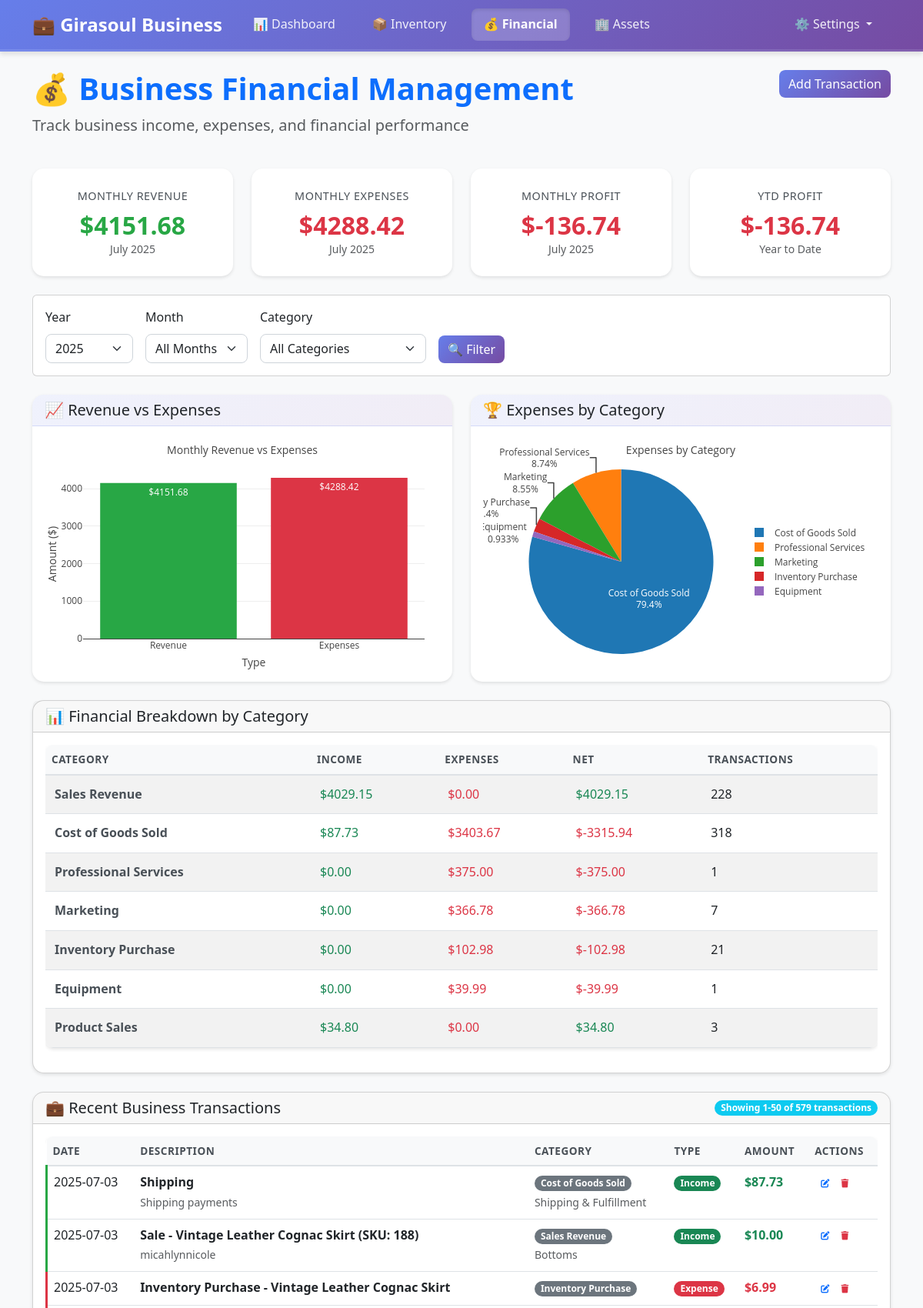
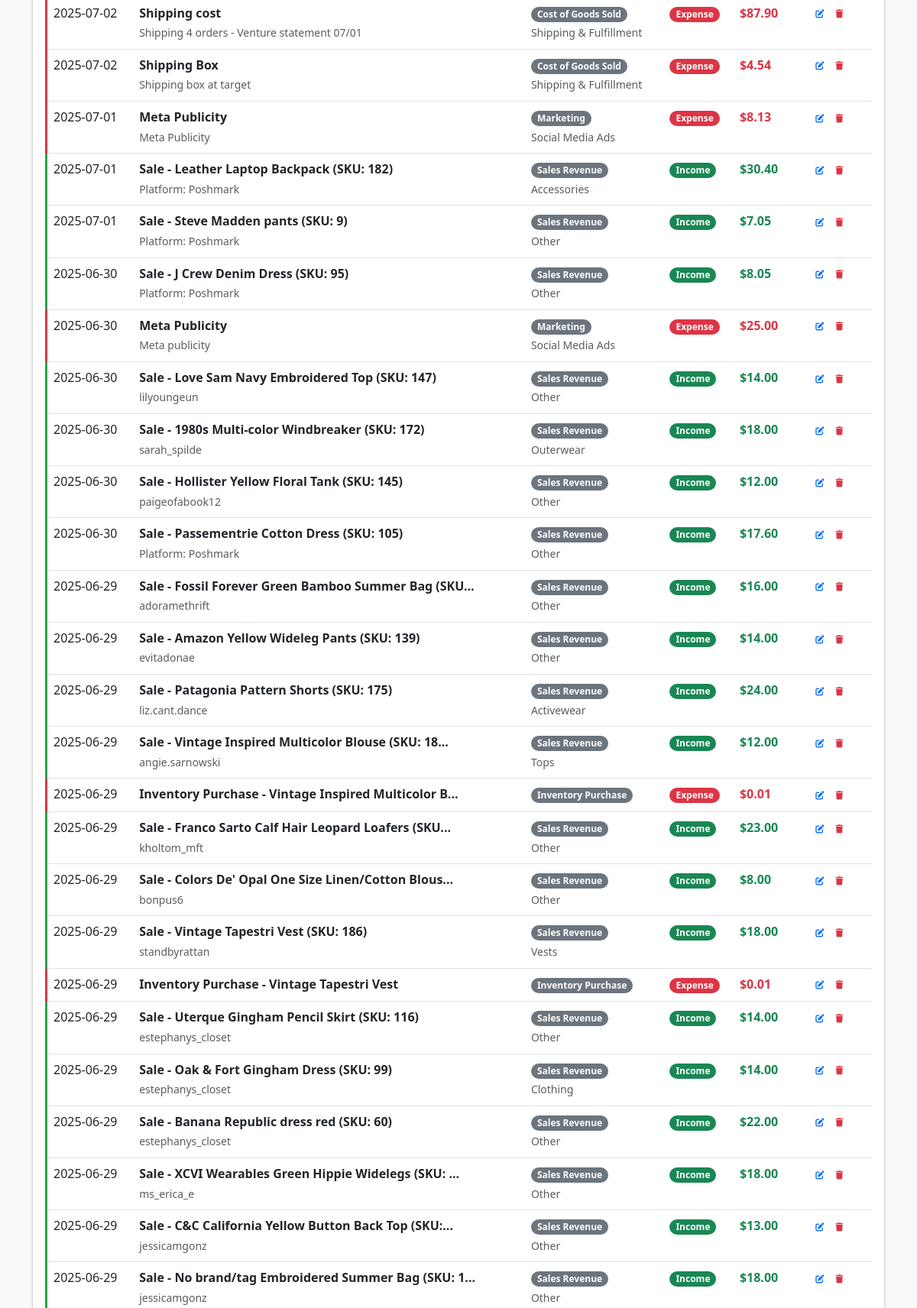
Page /financial/financial (upper part) on the committed database (2 pictures, top to bottom).
### models.py (models this page shows, shortened)
class BusinessTransaction(db.Model):
    __tablename__ = 'business_transactions'
    id = db.Column(db.Integer, primary_key=True)
    date = db.Column(db.Date, nullable=False, index=True)
    description = db.Column(db.String(200), nullable=False)
    amount = db.Column(db.Numeric(10, 2), nullable=False)
    category = db.Column(db.String(50), nullable=False, index=True)
    sub_category = db.Column(db.String(50))
    transaction_type = db.Column(db.String(10), nullable=False, index=True)  # 'income' or 'expense'
    account_name = db.Column(db.String(100), nullable=False)
    vendor = db.Column(db.String(100))
    invoice_number = db.Column(db.String(50))
    notes = db.Column(db.Text)

### blueprints/views/financial.py (the view)
@financial_bp.route('/financial')
def financial():
    print("💰 Loading enhanced business financial page...")
    try:
        year_param = request.args.get('year', datetime.now().year)
        if year_param == 'all':
            year = 'all'
        else:
            year = int(year_param)
        month = request.args.get('month', 'all')
        category = request.args.get('category', 'all')
        page = request.args.get('page', 1, type=int)
        available_years = get_available_years()
        if not available_years:
            available_years = [year - 1, year, year + 1]
        available_months = get_available_months()
        available_categories = get_available_categories()
        financial_summary = calculate_financial_summary(year, month, category)
        per_page = 50
        business_transactions, pagination_info = get_filtered_transactions_paginated(year, month, category, page, per_page)
        category_breakdown = get_category_breakdown(year, month, category)
        if year == 'all':
            current_month_name = datetime(datetime.now().year, int(month) if month != 'all' else datetime.now().month, 1).strftime('%B')
            current_year = 'All Years'
        else:
            current_month_name = datetime(year, int(month) if month != 'all' else datetime.now().month, 1).strftime('%B')
            current_year = year
        return render_template('financial.html',
                             financial_summary=financial_summary,
                             business_transactions=business_transactions,
                             category_breakdown=category_breakdown,
                             available_years=available_years,
                             available_months=available_months,
                             available_categories=available_categories,
                             selected_year=year,  # This will be 'all' or integer
                             selected_month=month,
                             selected_category=category,
                             current_year=current_year,
                             current_month_name=current_month_name,
                             pagination=pagination_info)
    except Exception as e:
        print(f"❌ Error loading financial page: {e}")
        import traceback
        traceback.print_exc()
        return render_template('financial.html',
                             financial_summary={},
                             business_transactions=[],
                             category_breakdown=[],
                             available_years=['all', datetime.now().year],
                             available_months=get_available_months(),
                             available_categories=[],
                             selected_year=year if 'year' in locals() else datetime.now().year,
                             selected_month=month if 'month' in locals() else 'all',
                             selected_category=category if 'category' in locals() else 'all',
                             current_year=datetime.now().year,
                             current_month_name=datetime.now().strftime('%B'),
                             pagination=None,
                             error=str(e))

### templates/financial.html (shortened to what this page needs)
{% extends "base.html" %}
{% block extra_css %}
<link href="{{ url_for('static', filename='css/financial.css') }}" rel="stylesheet">
{% endblock %}
{% block content %}
<div class="row mb-4">
    <div class="col-md-8">
        <h1 class="display-6 fw-bold text-primary">💰 Business Financial Management</h1>
        <p class="lead text-muted">Track business income, expenses, and financial performance</p>
    </div>
    <div class="col-md-4 text-end">
        <button class="btn btn-primary" onclick="showAddExpenseModal()">
            Add Transaction
        </button>
    </div>
</div>
<div class="row mb-4">
    <div class="col-md-3">
        <div class="card metric-card business-card">
            <div class="metric-label">Monthly Revenue</div>
            <div class="metric-value positive">
                ${{ "%.2f"|format(financial_summary.monthly_revenue if financial_summary else 0) }}
            </div>
            <small class="text-muted">{{ current_month_name }} {{ current_year }}</small>
        </div>
    </div>
    <div class="col-md-3">
        <div class="card metric-card">
            <div class="metric-label">Monthly Expenses</div>
            <div class="metric-value negative">
                ${{ "%.2f"|format(financial_summary.monthly_expenses if financial_summary else 0) }}
            </div>
            <small class="text-muted">{{ current_month_name }} {{ current_year }}</small>
        </div>
    </div>
    <div class="col-md-3">
        <div class="card metric-card">
            <div class="metric-label">Monthly Profit</div>
            <div class="metric-value {{ 'positive' if financial_summary and financial_summary.monthly_profit > 0 else 'negative' }}">
                ${{ "%.2f"|format(financial_summary.monthly_profit if financial_summary else 0) }}
            </div>
            <small class="text-muted">{{ current_month_name }} {{ current_year }}</small>
        </div>
    </div>
    <div class="col-md-3">
        <div class="card metric-card">
            <div class="metric-label">YTD Profit</div>
            <div class="metric-value {{ 'positive' if financial_summary and financial_summary.ytd_profit > 0 else 'negative' }}">
                ${{ "%.2f"|format(financial_summary.ytd_profit if financial_summary else 0) }}
            </div>
            <small class="text-muted">Year to Date</small>
        </div>
    </div>
</div>
<div class="row mb-4">
    <div class="col-12">
        <div class="card filter-controls">
            <div class="card-body">
                <form method="GET" class="row g-3 align-items-end">
                    <div class="col-auto">
                        <label for="yearSelect" class="form-label">Year</label>
                        <select class="form-select" id="yearSelect" name="year">
                            {% for year_option in available_years %}
                            <option value="{{ year_option }}" {{ 'selected' if year_option == selected_year else '' }}>
                                {% if year_option == 'all' %}All Years{% else %}{{ year_option }}{% endif %}
                            </option>
                            {% endfor %}
                        </select>
                    </div>
                    <div class="col-auto">
                        <label for="monthSelect" class="form-label">Month</label>
                        <select class="form-select" id="monthSelect" name="month">
                            <option value="all" {{ 'selected' if selected_month == 'all' else '' }}>All Months</option>
                        </select>
                    </div>
                    <div class="col-auto">
                        <label for="categorySelect" class="form-label">Category</label>
                        <select class="form-select" id="categorySelect" name="category">
                            <option value="all" {{ 'selected' if selected_category == 'all' else '' }}>All Categories</option>
                        </select>
                    </div>
                    <div class="col-auto">
                        <button type="submit" class="btn btn-primary">
                            🔍 Filter
                        </button>
                    </div>
                </form>
            </div>
        </div>
    </div>
</div>
<div class="row mb-4">
    <div class="col-md-6">
        <div class="card chart-card">
            <div class="card-header">
                <h5 class="mb-0">📈 Revenue vs Expenses</h5>
            </div>
            <div class="card-body">
                <div id="revenueExpenseChart" class="chart-container"></div>
            </div>
        </div>
    </div>
    <div class="col-md-6">
        <div class="card chart-card">
            <div class="card-header">
                <h5 class="mb-0">🏆 Expenses by Category</h5>
            </div>
            <div class="card-body">
                <div id="expenseCategoryChart" class="chart-container"></div>
            </div>
        </div>
    </div>
</div>
{% if category_breakdown %}
<div class="row mb-4">
    <div class="col-12">
        <div class="card category-breakdown">
            <div class="card-header">
                <h5 class="mb-0">📊 Financial Breakdown by Category</h5>
            </div>
            <div class="card-body">
                <div class="table-responsive">
                    <table class="table table-striped">
                        <thead>
                            <tr>
                                <th>Category</th>
                                <th>Income</th>
                                <th>Expenses</th>
                                <th>Net</th>
                                <th>Transactions</th>
                            </tr>
                        </thead>
                        <tbody>
                            {% for category in category_breakdown %}
                            <tr>
                                <td class="fw-bold">{{ category.name }}</td>
                                <td class="text-success">${{ "%.2f"|format(category.income) }}</td>
                                <td class="text-danger">${{ "%.2f"|format(category.expenses) }}</td>
                                <td class="{{ 'text-success' if category.net > 0 else 'text-danger' }}">
                                    ${{ "%.2f"|format(category.net) }}
                                </td>
                                <td>{{ category.transaction_count }}</td>
                            </tr>
                            {% endfor %}
                        </tbody>
                    </table>
                </div>
            </div>
        </div>
    </div>
</div>
{% endif %}
<div class="row mb-4">
    <div class="col-12">
        <div class="card transactions-table">
            <div class="card-header d-flex justify-content-between align-items-center">
                <h5 class="mb-0">💼 Recent Business Transactions</h5>
                <div class="d-flex align-items-center gap-2">
                    {% if pagination %}
                    <span class="badge bg-info">
                        Showing {{ ((pagination.page - 1) * pagination.per_page + 1) if pagination.total > 0 else 0 }}-{{
                        (pagination.page * pagination.per_page) if (pagination.page * pagination.per_page) < pagination.total else pagination.total }}
                        of {{ pagination.total }} transactions
                    </span>
                    {% else %}
                    <span class="badge bg-info">{{ business_transactions|length if business_transactions else 0 }} transactions</span>
                    {% endif %}
                </div>
            </div>
            <div class="card-body">
                {% if business_transactions %}
                <div class="table-responsive">
                    <table class="table table-hover" id="transactionsTable">
                        <thead>
                            <tr>
                                <th>Date</th>
                                <th>Description</th>
                                <th>Category</th>
                                <th>Type</th>
                                <th>Amount</th>
                                <th>Actions</th>
                            </tr>
                        </thead>
                        <tbody>
                            {% for transaction in business_transactions %}
                            <tr class="transaction-{{ 'income' if transaction.transaction_type == 'Income' else 'expense' }}">
                                <td>{{ transaction.date.strftime('%Y-%m-%d') }}</td>
                                <td>
                                    <strong>{{ transaction.description[:50] }}{{ '...' if transaction.description|length > 50 else '' }}</strong>
                                    {% if transaction.notes %}
                                    <br><small class="text-muted">{{ transaction.notes[:100] }}{{ '...' if transaction.notes|length > 100 else '' }}</small>
                                    {% endif %}
                                </td>
                                <td>
                                    <span class="badge bg-secondary">{{ transaction.category }}</span>
                                    {% if transaction.sub_category %}
                                    <br><small class="text-muted">{{ transaction.sub_category }}</small>
                                    {% endif %}
                                </td>
                                <td>
                                    <span class="badge {{ 'bg-success' if transaction.transaction_type == 'Income' else 'bg-danger' }}">
                                        {{ transaction.transaction_type }}
                                    </span>
                                </td>
                                <td class="fw-bold {{ 'text-success' if transaction.transaction_type == 'Income' else 'text-danger' }}">
                                    ${{ "%.2f"|format(transaction.amount) }}
                                </td>
                                <td>
                                    <div class="btn-group btn-group-sm" role="group">
                                        <button type="button" class="btn btn-outline-primary btn-sm" onclick="editTransaction({{ transaction.id }})">
                                            <i class="fas fa-edit"></i>
                                        </button>
                                        <button type="button" class="btn btn-outline-danger btn-sm" onclick="deleteTransaction({{ transaction.id }})">
                                            <i class="fas fa-trash"></i>
                                        </button>
                                    </div>
                                </td>
                            </tr>
                            {% endfor %}
                        </tbody>
                    </table>
                </div>
                {% endif %}
            </div>
        </div>
    </div>
</div>
{% endblock %}

### rows in the picture
BusinessTransaction: name "Professional Services", income "0.00", expenses "375.00", net "-375.00", transaction_count "1"
BusinessTransaction: name "Equipment", income "0.00", expenses "39.99", net "-39.99", transaction_count "1"
BusinessTransaction: amount "87.73"
BusinessTransaction: amount "10.00"
BusinessTransaction: amount "6.99"
BusinessTransaction: amount "87.90"
BusinessTransaction: amount "4.54"
BusinessTransaction: amount "8.13"
BusinessTransaction: amount "30.40"
BusinessTransaction: amount "7.05"
BusinessTransaction: amount "8.05"
BusinessTransaction: amount "25.00"
BusinessTransaction: amount "14.00"
BusinessTransaction: amount "18.00"
BusinessTransaction: amount "12.00"
BusinessTransaction: amount "17.60"
BusinessTransaction: description "...", amount "16.00"
BusinessTransaction: amount "14.00"
BusinessTransaction: amount "24.00"
BusinessTransaction: description "...", amount "12.00"
BusinessTransaction: description "...", amount "0.01"
BusinessTransaction: description "...", amount "23.00"
BusinessTransaction: description "...", amount "8.00"
BusinessTransaction: amount "18.00"
BusinessTransaction: amount "0.01"
BusinessTransaction: amount "14.00"
BusinessTransaction: amount "14.00"
BusinessTransaction: amount "22.00"
BusinessTransaction: description "...", amount "18.00"
BusinessTransaction: description "...", amount "13.00"
BusinessTransaction: description "...", amount "18.00"

### other values in the picture
{{ current_month_name }} "July"
{{ current_year }} "2025"
{{ category.name }} "Sales Revenue" "Cost of Goods Sold" "Marketing" "Inventory Purchase" "Product Sales"
{{ "%.2f"|format(category.income) }} "4029.15" "87.73" "0.00" "0.00" "34.80"
{{ "%.2f"|format(category.expenses) }} "0.00" "3403.67" "366.78" "102.98" "0.00"
{{ "%.2f"|format(category.net) }} "4029.15" "-3315.94" "-366.78" "-102.98" "34.80"
{{ category.transaction_count }} "228" "318" "7" "21" "3"
{{ pagination.total }} "579"
form field year "2025"
